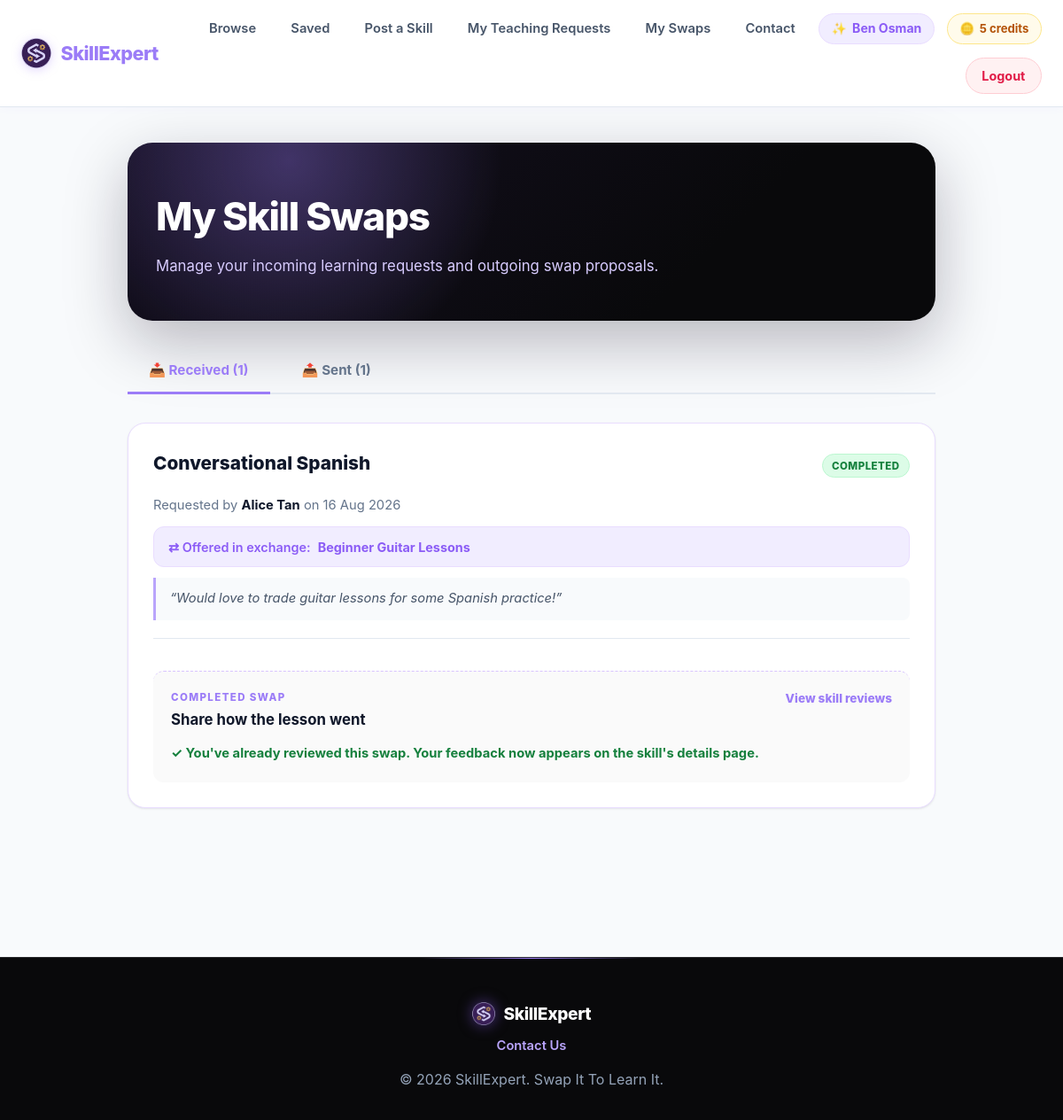
The page /public/swaps.php (signed in) on the database its author committed.
### tables this page shows
CREATE TABLE IF NOT EXISTS users (
    id INT UNSIGNED NOT NULL AUTO_INCREMENT,
    name VARCHAR(100) NOT NULL,
    email VARCHAR(150) NOT NULL UNIQUE,
    passwordHash VARCHAR(255) NOT NULL,
    creditsBalance INT NOT NULL DEFAULT 0,
    createdAt TIMESTAMP NOT NULL DEFAULT CURRENT_TIMESTAMP,

    PRIMARY KEY (id)
);

CREATE TABLE IF NOT EXISTS swapRequests (
    id INT UNSIGNED NOT NULL AUTO_INCREMENT,
    skillId INT UNSIGNED NOT NULL,             
    requesterId INT UNSIGNED NOT NULL,         
    receiverId INT UNSIGNED NOT NULL,          
    offeredSkillId INT UNSIGNED DEFAULT NULL,  
    message TEXT DEFAULT NULL,                 
    status ENUM('pending', 'accepted', 'declined', 'completed', 'cancelled')
        NOT NULL DEFAULT 'pending',
    completedBy INT UNSIGNED DEFAULT NULL,     
    completedAt TIMESTAMP NULL DEFAULT NULL,
    createdAt TIMESTAMP NOT NULL DEFAULT CURRENT_TIMESTAMP,
    updatedAt TIMESTAMP NOT NULL DEFAULT CURRENT_TIMESTAMP ON UPDATE CURRENT_TIMESTAMP,

    PRIMARY KEY (id),
    FOREIGN KEY (skillId) REFERENCES skills(id) ON DELETE CASCADE,
    FOREIGN KEY (requesterId) REFERENCES users(id) ON DELETE CASCADE,
    FOREIGN KEY (receiverId) REFERENCES users(id) ON DELETE CASCADE,
    FOREIGN KEY (offeredSkillId) REFERENCES skills(id) ON DELETE SET NULL,
    FOREIGN KEY (completedBy) REFERENCES users(id) ON DELETE SET NULL,
    CHECK (requesterId <> receiverId),         
    INDEX idx_requester (requesterId),
    INDEX idx_receiver (receiverId),
    INDEX idx_status (status),
    INDEX idx_skill (skillId)
);

CREATE TABLE IF NOT EXISTS skills (
    id INT UNSIGNED NOT NULL AUTO_INCREMENT,
    userId INT UNSIGNED NOT NULL,
    title VARCHAR(150) NOT NULL,
    category VARCHAR(50) NOT NULL,
    description TEXT NOT NULL,
    imagePath VARCHAR(255) DEFAULT NULL,
    createdAt TIMESTAMP NOT NULL DEFAULT CURRENT_TIMESTAMP,

    PRIMARY KEY (id),
    FOREIGN KEY (userId) REFERENCES users(id) ON DELETE CASCADE,  
    INDEX idx_category (category),
    INDEX idx_user (userId)
);

### includes/swap_functions.php (called while the page is built, shortened)
<?php
function getReceivedRequests(PDO $pdo, int $userId): array
{
    $stmt = $pdo->prepare(
        "SELECT sr.*, sk.title AS skillTitle,
                req.name AS requesterName,
                offSk.title AS offeredSkillTitle
         FROM swapRequests sr
         JOIN skills sk        ON sr.skillId = sk.id
         JOIN users req        ON sr.requesterId = req.id
         LEFT JOIN skills offSk ON sr.offeredSkillId = offSk.id
         WHERE sr.receiverId = ?
         ORDER BY FIELD(sr.status, 'pending', 'accepted', 'completed', 'declined', 'cancelled'),
                  sr.createdAt DESC"
    );
    $stmt->execute([$userId]);
    return $stmt->fetchAll();
}
function getSentRequests(PDO $pdo, int $userId): array
{
    $stmt = $pdo->prepare(
        "SELECT sr.*, sk.title AS skillTitle,
                rec.name AS receiverName,
                offSk.title AS offeredSkillTitle
         FROM swapRequests sr
         JOIN skills sk        ON sr.skillId = sk.id
         JOIN users rec        ON sr.receiverId = rec.id
         LEFT JOIN skills offSk ON sr.offeredSkillId = offSk.id
         WHERE sr.requesterId = ?
         ORDER BY FIELD(sr.status, 'pending', 'accepted', 'completed', 'declined', 'cancelled'),
                  sr.createdAt DESC"
    );
    $stmt->execute([$userId]);
    return $stmt->fetchAll();
}
function userHasReviewed(PDO $pdo, int $swapId, int $userId): bool
{
    $stmt = $pdo->prepare("SELECT 1 FROM reviews WHERE swapId = ? AND userId = ? LIMIT 1");
    $stmt->execute([$swapId, $userId]);
    return (bool) $stmt->fetch();
}
function statusBadgeClass(string $status): string
{
    $allowed = ['pending', 'accepted', 'declined', 'completed', 'cancelled'];
    return in_array($status, $allowed, true) ? $status : 'pending';
}
function getUserCreditsBalance(PDO $pdo, int $userId): int
{
    $stmt = $pdo->prepare('SELECT creditsBalance FROM users WHERE id = ? LIMIT 1');
    $stmt->execute([$userId]);
    $row = $stmt->fetch();
    return $row ? (int) $row['creditsBalance'] : 0;
}

### public/swaps.php (the view, shortened to what this page needs)
<?php
require_once __DIR__ . '/../config/db.php';
require_once __DIR__ . '/../includes/swap_functions.php';
$currentUserId = (int) $_SESSION['user_id'];
$received = getReceivedRequests($pdo, $currentUserId);
$sent     = getSentRequests($pdo, $currentUserId);
require_once __DIR__ . '/../includes/header.php';
function renderSwapActions(array $swap, string $viewerRole, int $currentUserId): void
{
    ?>
    <div class="swap-actions">
    </div>
    <?php
}
?>
<link rel="stylesheet" href="/main/assets/css/swaps.css?v=<?php echo filemtime(__DIR__ . '/../assets/css/swaps.css'); ?>">
<section class="container swaps-page">
    <div class="swaps-page-header">
        <h1>My Skill Swaps</h1>
        <p>Manage your incoming learning requests and outgoing swap proposals.</p>
    </div>
    <div class="swaps-tabs">
        <div class="swap-tab-labels">
            <label for="tab-received">📥 Received (<?php echo count($received); ?>)</label>
            <label for="tab-sent">📤 Sent (<?php echo count($sent); ?>)</label>
        </div>
        <div class="swap-tab-panel" id="panel-received">
            <?php if (empty($received)): ?>
                <div class="empty-state">
                    <p>No incoming swap requests at the moment.</p>
                    <p class="mt-1"><small>Make sure your skills have clear descriptions to attract more learners!</small></p>
                </div>
            <?php else: ?>
                <?php foreach ($received as $swap): ?>
                    <article class="swap-card">
                        <div class="swap-card-top-bar">
                            <h3><?php echo htmlspecialchars($swap['skillTitle']); ?></h3>
                            <span class="status-badge status-<?php echo statusBadgeClass($swap['status']); ?>">
                                <?php echo htmlspecialchars(ucfirst($swap['status'])); ?>
                            </span>
                        </div>
                        <p class="swap-meta">
                            Requested by <strong><?php echo htmlspecialchars($swap['requesterName']); ?></strong>
                            on <?php echo htmlspecialchars(date('d M Y', strtotime($swap['createdAt']))); ?>
                        </p>
                        <?php if (!empty($swap['offeredSkillTitle'])): ?>
                            <div class="swap-offer-box">
                                <span>⇄ Offered in exchange:</span>
                                <strong><?php echo htmlspecialchars($swap['offeredSkillTitle']); ?></strong>
                            </div>
                        <?php endif; ?>
                        <?php if (!empty($swap['message'])): ?>
                            <div class="swap-message-bubble">
                                &ldquo;<?php echo htmlspecialchars($swap['message']); ?>&rdquo;
                            </div>
                        <?php endif; ?>
                        <?php renderSwapActions($swap, 'received', $currentUserId); ?>
                        <?php if ($swap['status'] === 'completed'): ?>
                            <?php include __DIR__ . '/../includes/review_form_partial.php'; ?>
                        <?php endif; ?>
                    </article>
                <?php endforeach; ?>
            <?php endif; ?>
        </div>
    </div>
</section>
<?php require_once __DIR__ . '/../includes/footer.php'; ?>

### includes/nav.php (shortened to what this page needs)
<?php
$userName = $_SESSION['name'] ?? 'User';
$creditsBalance = null;
if ($isLoggedIn) {
    require_once __DIR__ . '/../config/db.php';
    require_once __DIR__ . '/swap_functions.php';
    $creditsBalance = getUserCreditsBalance($pdo, (int) $_SESSION['user_id']);
}
?>
<nav class="main-nav">
    <div class="nav-container">
        <a href="/main/public/index.php" class="nav-brand">
            <img src="/main/assets/img/logo-icon-dark.png" alt="SkillExpert" class="nav-logo-icon">
            SkillExpert
        </a>
        <ul class="nav-menu">
            <?php if ($isLoggedIn): ?>
                <li class="nav-item"><a href="/main/public/browse.php" class="nav-link">Browse</a></li>
                <li class="nav-item"><a href="/main/public/saved.php" class="nav-link">Saved</a></li>
                <li class="nav-item"><a href="/main/public/posting.php" class="nav-link">Post a Skill</a></li>
                <li class="nav-item"><a href="/main/public/teaching_requests.php" class="nav-link">My Teaching Requests</a></li>
                <li class="nav-item"><a href="/main/public/swaps.php" class="nav-link">My Swaps</a></li>
                <li class="nav-item"><a href="/main/public/contact.php" class="nav-link">Contact</a></li>
                <li class="nav-item nav-user-item">
                    <span class="nav-user-name"><?php echo htmlspecialchars($userName); ?></span>
                </li>
                <?php if ($creditsBalance !== null): ?>
                <li class="nav-item nav-credits-item" title="View your credit history">
                    <a href="/main/public/credits.php" class="nav-credits-badge"><?php echo (int) $creditsBalance; ?> credit<?php echo (int) $creditsBalance === 1 ? '' : 's'; ?></a>
                </li>
                <?php endif; ?>
                <li class="nav-item"><a href="/main/auth/logout.php" class="nav-link btn-logout">Logout</a></li>
            <?php endif; ?>
        </ul>
    </div>
</nav>

### includes/review_form_partial.php (shortened to what this page needs)
<?php
$alreadyReviewed = userHasReviewed($pdo, (int) $swap['id'], $currentUserId);
?>
<div class="review-partial" id="review-swap-<?php echo (int) $swap['id']; ?>">
    <div class="review-callout-header">
        <div>
            <p class="review-eyebrow">Completed swap</p>
            <h4>Share how the lesson went</h4>
        </div>
        <a href="/main/public/details.php?id=<?php echo (int) $swap['skillId']; ?>#reviews" class="review-details-link">View skill reviews</a>
    </div>
    <?php if ($alreadyReviewed): ?>
        <p class="review-done">✓ You've already reviewed this swap. Your feedback now appears on the skill's details page.</p>
    <?php endif; ?>
</div>

### assets/css/style.css (style rules this page uses)
:root { --primary-color: #9b7cf7; --primary-hover: #8b5cf6; --primary-active: #7c3aed; --primary-light: #b9a4fb; --primary-lighter: #d8ccff; --primary-soft: #f1edff; --lavender-100: #f5f1ff; --lavender-200: #e9ddff; --lavender-300: #d8c4fe; --primary-glow: rgba(155, 124, 247, 0.35); --primary-glow-subtle: rgba(155, 124, 247, 0.12); --secondary-color: #38bdf8; --accent-gold: #f59e0b; --dark-bg: #09090b; --dark-surface: #111115; --dark-card: #18181b; --dark-border: #27272a; --light-bg: #f8fafc; --light-surface: #ffffff; --card-bg: #ffffff; --text-primary: #0f172a; --text-secondary: #475569; --text-muted: #64748b; --text-light: #f1f5f9; --border-color: #e2e8f0; --border-hover: #cbd5e1; --shadow-sm: 0 1px 3px rgba(15, 23, 42, 0.06), 0 1px 2px rgba(15, 23, 42, 0.04); --shadow-md: 0 4px 12px -2px rgba(139, 92, 246, 0.08), 0 2px 6px -1px rgba(15, 23, 42, 0.06); --shadow-lg: 0 12px 24px -4px rgba(139, 92, 246, 0.12), 0 4px 8px -2px rgba(15, 23, 42, 0.04); --shadow-purple: 0 10px 30px -5px rgba(139, 92, 246, 0.25); --radius-sm: 8px; --radius-md: 12px; --radius-lg: 20px; --radius-full: 9999px; --transition: all 0.25s cubic-bezier(0.16, 1, 0.3, 1); --module-hero-bg: radial-gradient(circle at 20% 10%, rgba(155, 124, 247, 0.34), transparent 32%), linear-gradient(135deg, #151022 0%, #09090b 70%); --module-card-bg: rgba(255, 255, 255, 0.94); }
* { box-sizing: border-box; margin: 0; padding: 0; }
html { scroll-behavior: smooth; }
body { font-family: 'Inter', system-ui, -apple-system, BlinkMacSystemFont, 'Segoe UI', Roboto, sans-serif; color: var(--text-primary); background-color: var(--light-bg); line-height: 1.6; -webkit-font-smoothing: antialiased; }
a { color: var(--primary-color); text-decoration: none; transition: var(--transition); }
.container { max-width: 1100px; margin: 0 auto; padding: 2.5rem 1.5rem; }

### assets/css/layout.css (style rules this page uses)
.main-nav { background-color: rgba(255, 255, 255, 0.95); backdrop-filter: blur(12px); -webkit-backdrop-filter: blur(12px); border-bottom: 1px solid var(--border-color); box-shadow: 0 1px 10px rgba(139, 92, 246, 0.04); position: sticky; top: 0; z-index: 1000; transition: var(--transition); }
.nav-container { max-width: 1240px; margin: 0 auto; padding: 0.85rem 1.5rem; display: flex; align-items: center; justify-content: space-between; }
.nav-brand { font-size: 1.35rem; font-weight: 800; color: var(--primary-color); letter-spacing: -0.5px; display: flex; align-items: center; gap: 0.65rem; transition: var(--transition); }
.nav-logo-icon { width: 34px; height: 34px; object-fit: contain; filter: drop-shadow(0 2px 6px rgba(139, 92, 246, 0.25)); transition: transform 0.3s ease; }
.nav-menu { display: flex; align-items: center; list-style: none; gap: 0.85rem; flex-wrap: wrap; justify-content: flex-end; }
.nav-item { display: flex; align-items: center; }
.nav-link { font-size: 0.92rem; font-weight: 600; color: var(--text-secondary); padding: 0.45rem 0.8rem; border-radius: var(--radius-sm); transition: var(--transition); }
.nav-user-item { padding: 0.35rem 0.85rem; background-color: var(--primary-soft); border-radius: var(--radius-full); border: 1px solid var(--lavender-200); }
.nav-user-name { font-size: 0.88rem; font-weight: 700; color: var(--primary-hover); display: inline-flex; align-items: center; gap: 0.4rem; }
.nav-user-name::before { content: "✨"; font-size: 0.85rem; }
.nav-credits-item { padding: 0.35rem 0.85rem; background-color: #fffbeb; border-radius: var(--radius-full); border: 1px solid #fde68a; }
.nav-credits-badge { font-size: 0.82rem; font-weight: 700; color: #b45309; display: inline-flex; align-items: center; gap: 0.35rem; text-decoration: none; transition: var(--transition); }
.nav-credits-badge::before { content: "🪙"; font-size: 0.85rem; }
.btn-register, .btn-logout { padding: 0.5rem 1.1rem; border-radius: var(--radius-full); font-weight: 700; font-size: 0.9rem; display: inline-flex; align-items: center; justify-content: center; transition: var(--transition); }
.btn-logout { background-color: #fff1f2; color: #e11d48 !important; border: 1px solid #fecdd3; }

### assets/css/components.css (style rules this page uses)
.status-badge { display: inline-flex; align-items: center; font-size: 0.72rem; font-weight: 800; padding: 0.2rem 0.65rem; border-radius: var(--radius-full); text-transform: uppercase; letter-spacing: 0.04em; }
.status-completed { background-color: #dcfce7; color: #15803d; border: 1px solid #bbf7d0; }

### rows shown on the page
users: creditsBalance "5"
swaprequests: skillId.title "Conversational Spanish", status "COMPLETED", requesterId.name "Alice Tan", createdAt "16 Aug 2026", offeredSkillId.title "Beginner Guitar Lessons", message "Would love to trade guitar lessons for some Spanish practice!"

### other values the page prints
$userName "Ben Osman"
count($received) "1"
count($sent) "1"
